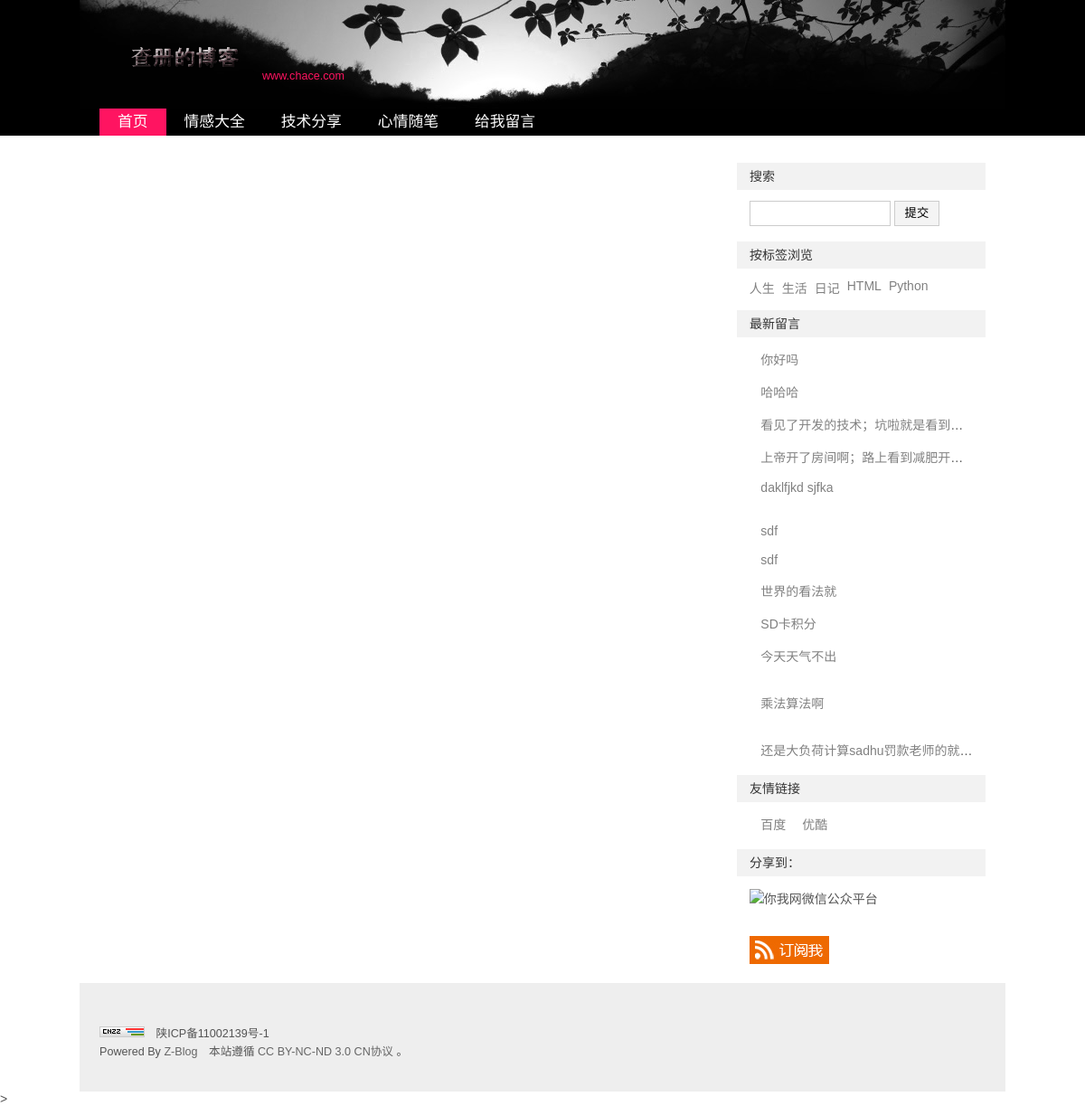
/blog-fl/3/, run on the app's committed database.
### blog/models.py (models this page shows, shortened)
class Category(models.Model):
    name=models.CharField('标题',max_length=50)
    class Meta:
        verbose_name='分类'
        verbose_name_plural=verbose_name

class Tag(models.Model):
    name=models.CharField('标签',max_length=30,)
    class Meta:
        verbose_name="标签"
        verbose_name_plural=verbose_name

class message(models.Model):
    mess_ip=models.GenericIPAddressField('ip')
    mess_nc=models.CharField('昵称',max_length=50)
    mess_mail=models.EmailField('邮箱')
    mess_cont=models.CharField('留言内容',max_length=54)
    mess_date=models.DateField('发表时间',auto_now_add=True)
    STATUS_CHOICES={
        ('t','true'),
        ('f','False')
    }
    status=models.CharField('状态',max_length=1,choices=STATUS_CHOICES)
    class Meta:
        verbose_name='留言'
        verbose_name_plural=verbose_name

class link(models.Model):
    name=models.CharField('链接名称',max_length=30)
    link_url=models.URLField('链接地址')
    link_des=models.CharField('链接描述',max_length=54,null=True,blank=True)
    STATUS_CHOICES={
        ('t','true'),
        ('f','False')
    }
    status=models.CharField('状态',max_length=1,choices=STATUS_CHOICES)
    class Meta:
        verbose_name='友情链接'
        verbose_name_plural=verbose_name

### blog/views.py (the view)
# urls.py: url(r'^blog-fl/(\d+)/$',views.fl,name='fl'),
def fl(request,id):
    ccc=Category.objects.get(id=id)
    blog=Blog.objects.filter(category=ccc)
    tag=Tag.objects.all()
    link_=link.objects.all()
    cat =Category.objects.all()
    mess=message.objects.all().order_by('-mess_date')
    a=[]
    for i in blog:
        a.append(i.tag.all())
    blog=zip(blog,a)
    return render(request,'index.html',{'blog':blog,'cat':cat,'tag':tag,'link_':link_,'a':a,'mess':mess})

### blog/templates/index.html (shortened to what this page needs)
{% load static %}
<!DOCTYPE html PUBLIC "-//W3C//DTD XHTML 1.0 Transitional//EN" "http://www.w3.org/TR/xhtml1/DTD/xhtml1-transitional.dtd">
<html xmlns="http://www.w3.org/1999/xhtml" xml:lang="zh-CN" lang="zh-CN">
<head>
</head>
<body>
    <div id="divAll">
        <div id="divPage">
            <div id="divMiddle">
                {% include 'play/top.html' %}
                {% include 'play/nav.html' %}
                {% include 'play/main.html' %}
                {% include 'play/right.html' %}
                {% include 'play/bottom.html' %}
    </div>>
</body>
</html>

### blog/templates/play/nav.html (shortened to what this page needs)
{% load static %}
<!DOCTYPE html>
<html lang="en">
<head>
    <link rel="stylesheet" rev="stylesheet" href="{% static 'css/default.css' %}" type="text/css" media="screen">
</head>
<body>
    <div id="divNavBar">
        <ul>
            <li><a href="/" class="on">首页</a></li>
            {% for i in cat %}
                <li><a href="{% url 'fl' i.id %}"  title="{{ i.name }}">{{ i.name }}</a></li>
            {% endfor %}
            <li><a href="{% url 'ly' %}" class="nn">给我留言</a></li>
        </ul>
            </div>
</body>
</html>

### blog/templates/play/right.html (shortened to what this page needs)
{% load static %}
<!DOCTYPE html>
<html lang="en">
<head>
    <link rel="stylesheet" rev="stylesheet" href="{{ url }}{% static 'css/default.css' %}" type="text/css" media="screen">
</head>
<body>
<div id="divSidebar">
    <dl class="function" id="divSearchPanel">
        <dt class="function_t">搜索</dt>
        <dd class="function_c">
            <div style="padding:0.5em 0 0.5em 1em;">
                <form method="post" action="#">
                    <input type="text" name="edtSearch" id="edtSearch" size="12">
                    <input type="submit" value="提交" name="btnPost" id="btnPost">
                </form>
            </div>
        </dd>
    </dl>
    <dl class="function" id="divTags">
        <dt class="function_t">按标签浏览</dt>
        <dd class="function_c">
            <ul>{% for i in tag %}
                <li class="tag-name tag-name-size-2"><a href="{{url}}{% url 'bq' i.id%}">{{ i.name }}</a></li>
                {% endfor %}    </ul>
        </dd>
    </dl>
    <dl class="function" id="divComments">
        <dt class="function_t">最新留言</dt>
        <dd class="function_c">
            <ul>
                {% for a in mess %}
                    <li style="text-overflow:ellipsis;"><a href="#" title="f">{{ a.mess_cont }}</a></li>
                {%endfor%}
            </ul>
        </dd>
    </dl>
    <dl class="function" id="divLinkage">
        <dt class="function_t">友情链接</dt>
        <dd class="function_c">
            <ul>
                <li>{% for i in link_ %}
                    <a href="{{ i.link_url }}" target="_blank">{{ i.name }}</a>
                    {% endfor %}
                </li>
            </ul>
        </dd>
    </dl><dl class="function" id="divMisc">
    <dt class="function_t">分享到：</dt>
    <dd class="function_c">
        <ul><li><img src="#" height="110" width="110" border="0" alt="你我网微信公众平台" title="微信扫一扫，关注圈圈的最新消息。"></li><li></li><li><a href="http://www.youmew.com/feed.asp" target="_blank"><img src="./你我网 - www.Youmew.com_files/rss.png" height="31" width="88" border="0" alt="订阅本站的 RSS 2.0 新闻聚合"></a></li></ul>
    </dd>
</dl>
</div>
</body>
</html>

### blog/static/css/default.css (style rules this page uses)
body { margin:0; padding:0; color:#555555; font-size:14px; font-family: "微软雅黑", "宋体", "Trebuchet MS", Tahoma, Arial, sans-serif; background:url("../img/bg-top.png") repeat-x 0 0; }
a { text-decoration: none; }
a:link { color: #000000; }
ol,ul { list-style-type:none; list-style-position : outside; margin:0 0 0 0; padding:0 0 0 0; }
li { margin:0 0 0 0; padding:0 0 0 0; }
img { border:0; }
dl { margin:0 0 0 0; padding:0 0 0 0; }
dd { margin:0 0 0 0; padding:0 0 0 0; }
dt { margin:0 0 0 0; padding:0 0 0 0; }
#divAll { width:1024px; margin:0 auto; padding:0 0 0 0; text-align:center; background-image: url(../img/bg-nav.jpg); background-repeat: no-repeat; background-position: center top; }
#divPage { width:100%; margin:0 auto; padding:0 0 0 0; text-align:center; text-align:center; background:url("../img/bg-bottom.png") repeat-x 0 bottom; }
#divMiddle { width:980px; margin:0 auto 0 auto; padding:0 0 0 0; text-align:left; }
#divSidebar { width:275px; margin:10px 0 0 0; padding:0 0 0 0; text-align:left; float:right; }
#divNavBar { float:right; width:100%; height:50px; color:#000; }
#divNavBar ul { margin:0; padding:0 0 0 0; float:left; }
#divNavBar li { float:left; padding:0 0 0 0; margin:0 0 0 0; font-size:1.2em; }
#divNavBar a { float:left; text-decoration: none; line-height:16px; margin-top: 0; margin-right: 0; margin-bottom: 0px; margin-left: 0px; padding-top: 7px; padding-right: 20px; padding-bottom: 7px; padding-left: 20px; }
#divNavBar a.on { color: white; background-color: #ff1461; }
#divNavBar a:link { color: white; }
.function { float:left; width:100%; margin:0 0 10px 0; padding:0; text-align:left; }
.function .function_t { font-size:1em; height:20px; line-height:20px; color:#333333; background-color: #f2f2f2; margin-bottom: 5px; padding-top: 5px; padding-bottom: 5px; padding-left: 1em; }
.function ul { text-align:left; width:95%; margin:0 0 0 0; padding:0 0 0 5%; border-top:1px solid #FFFFFF; list-style-position:outside; list-style-type:none; }
.function li { font-size:1em; margin:0 0 0 0; padding:8px 0 8px 0.9em; background:url("default/pointblue.gif") no-repeat 0 16px; width:auto; }
.function .function_c div { padding-top: 0em; padding-right: 0; padding-bottom: 0em; padding-left: 0em; }
.function a { color:gray; }
#divMisc li { padding-left:0em; background:none; }
#divSearchPanel input[type="text"] { border:1px solid #cccccc; height:24px; line-height:24px; width:150px; }
#divSearchPanel input[type="submit"] { border:1px solid #CCCCCC; height:28px; line-height:24px; width:50px; margin-left:0px; background-color: #f4f4f4; }
#divTags { padding:0 0 0 0; }
#divTags li { white-space: nowrap; float:left; background:none; padding-left:0; padding-right:0.5em; padding: 5px 8px 5px 0; display: inline; clear : none; }
#divComments li,divPrevious li { width:235px; white-space:nowrap; word-break:keep-all; overflow:hidden; text-overflow:ellipsis; }

### data on the page
Category: name "情感大全"
Category: name "技术分享"
Category: name "心情随笔"
Tag: name "人生"
Tag: name "生活"
Tag: name "日记"
Tag: name "HTML"
Tag: name "Python"
message: mess_cont "你好吗"
message: mess_cont "哈哈哈"
message: mess_cont "看见了开发的技术；坑啦就是看到…"
message: mess_cont "上帝开了房间啊；路上看到减肥开…"
message: mess_cont "daklfjkd sjfka"
message: mess_cont "sdf"
message: mess_cont "sdf"
message: mess_cont "世界的看法就"
message: mess_cont "SD卡积分"
message: mess_cont "今天天气不出"
message: mess_cont "乘法算法啊"
message: mess_cont "还是大负荷计算sadhu罚款老师的就…"
link: name "百度"
link: name "优酷"
